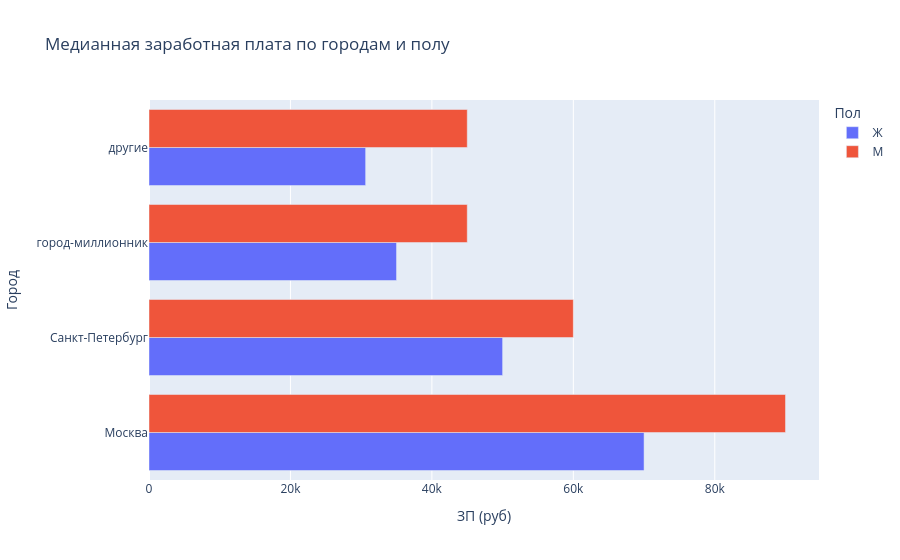

Notebook cell for this chart:
### Markdown cell above
Исходя из полученных данных мы видим, что 7 соскателей имеют опыт работы превышающий возраст, либо равный ему (выбросы).

### Code cell
bar_data = resume_data.groupby(['Город', 'Пол'], as_index=False)['ЗП (руб)'].median()
fig = px.bar(
    bar_data,
    x='ЗП (руб)',
    y='Город',
    barmode='group',
    color='Пол',
    orientation='h',
    title='Медианная заработная плата по городам и полу'
)
fig.show()
fig.write_html("Data/Figure9.html")

### Figure 1 — Plotly figure (JSON) as saved in the notebook; plotly's stock layout.template omitted (floating-point values rounded to 4 significant figures)
{"data": [{"alignmentgroup": "True", "hovertemplate": "Пол=Ж<br>ЗП (руб)=%{x}<br>Город=%{y}<extra></extra>", "legendgroup": "Ж", "marker": {"color": "#636efa", "pattern": {"shape": ""}}, "name": "Ж", "offsetgroup": "Ж", "orientation": "h", "showlegend": true, "textposition": "auto", "type": "bar", "x": [70000, 50000, 35000, 30632], "xaxis": "x", "y": ["Москва", "Санкт-Петербург", "город-миллионник", "другие"], "yaxis": "y"}, {"alignmentgroup": "True", "hovertemplate": "Пол=М<br>ЗП (руб)=%{x}<br>Город=%{y}<extra></extra>", "legendgroup": "М", "marker": {"color": "#EF553B", "pattern": {"shape": ""}}, "name": "М", "offsetgroup": "М", "orientation": "h", "showlegend": true, "textposition": "auto", "type": "bar", "x": [90000, 60000, 45000, 45000], "xaxis": "x", "y": ["Москва", "Санкт-Петербург", "город-миллионник", "другие"], "yaxis": "y"}], "layout": {"barmode": "group", "legend": {"title": {"text": "Пол"}, "tracegroupgap": 0}, "title": {"text": "Медианная заработная плата по городам и полу"}, "xaxis": {"anchor": "y", "domain": [0, 1], "title": {"text": "ЗП (руб)"}}, "yaxis": {"anchor": "x", "domain": [0, 1], "title": {"text": "Город"}}}}
